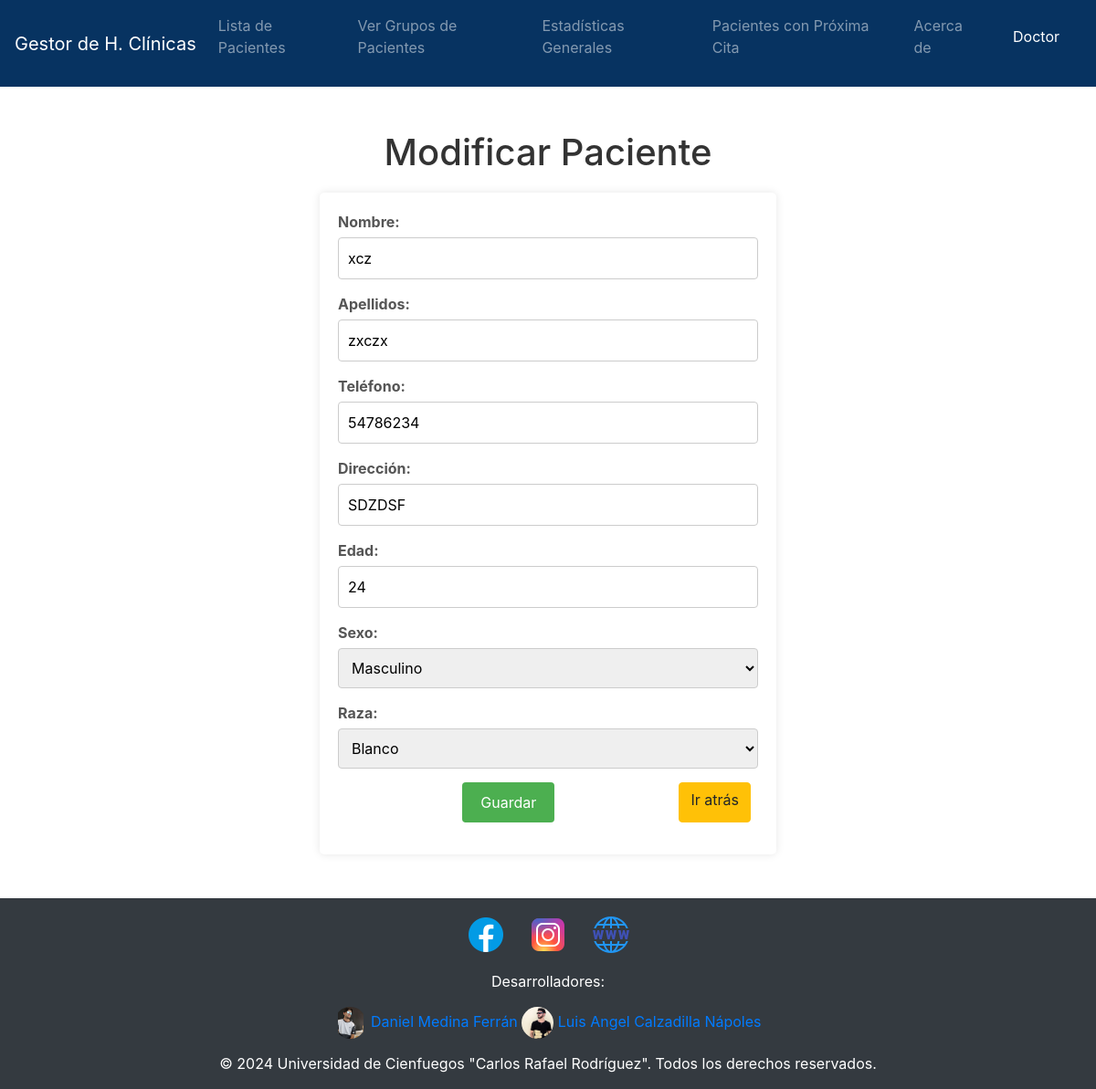
/pacientes/modificar/02151515152/ (signed in), run on the app's committed database.
### Historia/models.py (models this page shows, shortened)
class Paciente(models.Model):
    ci = models.CharField(primary_key=True, max_length=11)
    nombre = models.CharField(max_length=50)
    apellidos = models.CharField(max_length=50)
    telefono = models.IntegerField(null=True)
    direccion = models.CharField(max_length=50)
    SEXO_CHOICES = (
        ('M', 'Masculino'),
        ('F', 'Femenino'),
    )
    sexo = models.CharField(max_length=1, choices=SEXO_CHOICES)
    RAZA_CHOICES = (
        ('B', 'Blanco'),
        ('N', 'Negro'),
    )
    raza = models.CharField(max_length=1, choices=RAZA_CHOICES)
    edad = models.IntegerField()

### Historia/views/pacientes.py (the view, shortened to what this page needs)
# urls.py: path('pacientes/modificar/<str:pk>/', pacientes.modificar_paciente, name='modificar_paciente'),
@login_required(login_url="/")
@permission_required("estudiantes.change_paciente", login_url="/")
def modificar_paciente(request, pk):
    paciente = get_object_or_404(Paciente, pk=pk)
    return render(request, 'pacientes/modificar_paciente.html', {'paciente': paciente})

### Historia/templates/pacientes/modificar_paciente.html (shortened to what this page needs)
{% extends 'base.html' %}
{% block content %}
<h1>Modificar Paciente</h1>
<form method="post">
	<div>
		<label for="nombre">Nombre:</label>
		<input type="text" id="nombre" name="nombre" value="{{ paciente.nombre }}" pattern="^[a-zA-ZáéíóúÁÉÍÓÚñÑ\s]+$" title="El nombre solo debe contener letras" required>
	</div>
	<div>
		<label for="apellidos">Apellidos:</label>
		<input type="text" id="apellidos" name="apellidos" value="{{ paciente.apellidos }}" pattern="^[a-zA-ZáéíóúÁÉÍÓÚñÑ\s]+$" title="Los apellidos solo deben contener letras" required>
	</div>
	<div>
		<label for="telefono">Teléfono:</label>
		<input type="tel" id="telefono" name="telefono" value="{{ paciente.telefono }}" pattern="\d{8,12}" title="El número de teléfono debe tener entre 10 y 15 dígitos" required>
	</div>
	<div>
		<label for="direccion">Dirección:</label>
		<input type="text" id="direccion" name="direccion" value="{{ paciente.direccion }}" pattern=".{0,50}" title="La dirección no debe exceder los 50 caracteres" required />
	</div>
	<div>
		<label for="edad">Edad:</label>
		<input type="text" id="edad" name="edad" value="{{ paciente.edad }}" pattern="([1-9][0-9]?)" title="La edad no debe ser 0 y debe tener 3 dígitos numéricos" required />
	</div>
	<div>
	<label for="sexo">Sexo:</label>
	<select id="sexo" name="sexo">
		<option value="M" {% if paciente.sexo == 'M' %}selected{% endif %}>Masculino</option>
	</select>
	</div>
	<div>
		<label for="raza">Raza:</label>
		<select id="raza" name="raza" required>
		<option value="B" {% if paciente.raza == 'B' %}selected{% endif %}>Blanco</option>
		</select>
	</div>
	<div class="d-flex justify-content-center">
		<button type="submit">Guardar</button>
		<a class="btn btn-warning mr-2" href="{% url 'lista_pacientes' %}" class="back-button">Ir atrás</a>
	</div>
</form>
{% endblock %}

### Historia/templates/base.html (shortened to what this page needs)
<!DOCTYPE html>
<html lang="en">
<head>
    {% load static %}
    <link rel="stylesheet" href="{% static 'css/bootstrap.min.css' %}">
    <link rel="stylesheet" href="https://cdnjs.cloudflare.com/ajax/libs/font-awesome/5.15.4/css/all.min.css" />
</head>
<body>
    <nav class="navbar navbar-expand-lg navbar-dark no-pdf" style="background-color: #073361;">
        <a class="navbar-brand" href="{% url 'home' %}">Gestor de H. Clínicas</a>
        <div class="collapse navbar-collapse" id="navbarNav">
            <ul class="navbar-nav">
                <li class="nav-item">
                    <a class="nav-link" href="{% url 'lista_pacientes' %}">Lista de Pacientes</a>
                </li>
                <li class="nav-item">
                    <a class="nav-link" href="{% url 'grupos_pacientes' %}">Ver Grupos de Pacientes</a>
                </li>
                <li class="nav-item">
                    <a class="nav-link" href="{% url 'estadisticas_generales' %}">Estadísticas Generales</a>
                </li>
                <li class="nav-item">
                    <a class="nav-link" href="{% url 'pacientes_con_proxima_cita' %}">Pacientes con Próxima Cita</a>
                </li>
                <li class="nav-item">
                    <a class="nav-link" href="{% url 'about' %}">Acerca de</a>
                </li>
            </ul>
        </div>
        <div class="navbar">
            <div class="navbar-nav">
                <li class="nav-item">
                    <span class="nav-link text-white">{{ user.first_name }}</span>
                </li>
            </div>
        </div>
    </nav>
    <div class="container my-5 content">{% block content %} {% endblock %}</div>
	<footer class="no-pdf">
		<div class="footer-content">
			<div class="footer-container">
				<div class="footer-icons">
					<a href="https://www.facebook.com/ucfgos/" aria-label="Facebook">
						<img src="{% static 'icons/facebook.png' %}" alt="Facebook">
					</a>
					<a href="https://instagram.com/ucfgos" aria-label="Instagram">
						<img src="{% static 'icons/instagram.png' %}" alt="Instagram">
					</a>
					<a href="http://www.ucf.edu.cu/" aria-label="Web">
						<img src="{% static 'icons/web.png' %}" alt="Web">
					</a>
				</div>
				<div class="footer-developers">
					<p>Desarrolladores:</p>
					<div class="developer-icons">
						<a href="https://instagram.com/danielmedina_0111" aria-label="medina">
							<img src="{% static 'icons/medina.jpg' %}" alt="Daniel Medina Ferrán" class="developer-icon-img">
							<span>Daniel Medina Ferrán</span>
						</a>
						<a href="https://instagram.com/luis_elcorona" aria-label="luisangel">
							<img src="{% static 'icons/luisangel.jpg' %}" alt="Luis Angel Calzadilla Nápoles" class="developer-icon-img">
							<span>Luis Angel Calzadilla Nápoles</span>
						</a>
					</div>
				</div>
			</div>
		</div>
		<p class="mb-0 text-center">© {{ year }} 2024 Universidad de Cienfuegos "Carlos Rafael Rodríguez". Todos los derechos reservados.</p>
	</footer>
</body>
</html>

### Historia/templates/base.html (style rules this page uses)
body { display: flex; flex-direction: column; min-height: 100vh; margin: 0; }
.content { flex: 1; }
.navbar-nav { position: relative; }
.nav-link { color: white; text-decoration: none; }
footer { background-color: #343a40; color: #ffffff; padding: 1rem; text-align: center; width: 100%; }
.footer-icons a { color: #ffffff; margin: 0 0.5rem; }
.developer-icon-img { border-radius: 50%; width: 35px; height: 35px; object-fit: contain; }

### Historia/templates/pacientes/modificar_paciente.html (style rules this page uses)
h1 { text-align: center; color: #333; margin-bottom: 20px; }
form { background-color: white; padding: 20px; border-radius: 5px; box-shadow: 0 0 10px rgba(0, 0, 0, 0.1); max-width: 500px; margin: 0 auto; }
div { margin-bottom: 15px; }
label { display: block; font-weight: bold; color: #555; margin-bottom: 5px; }
input[type="text"], input[type="tel"], select { width: 100%; padding: 10px; border: 1px solid #ccc; border-radius: 4px; font-size: 16px; }
button[type="submit"] { background-color: #4CAF50; color: white; padding: 10px 20px; border: none; border-radius: 4px; cursor: pointer; font-size: 16px; display: block; margin: 0 auto; }

### data on the page
Paciente: nombre "xcz", apellidos "zxczx", telefono "54786234", direccion "SDZDSF", edad "24", sexo "Masculino", raza "Blanco"

### other printed values
{{ user.first_name }} "Doctor"
